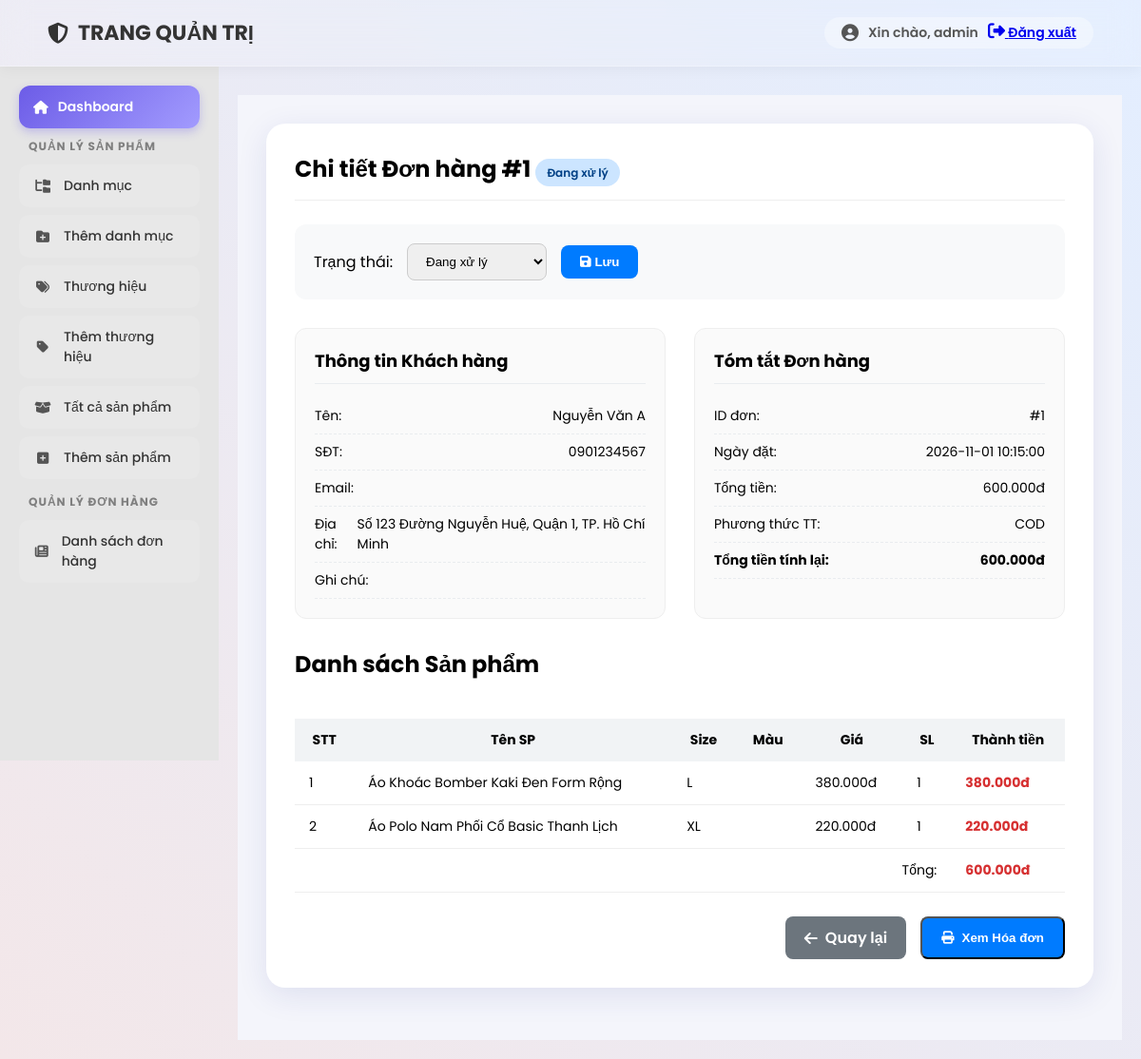
The app's page /5Themen/5Themen-project/admin/order_edit.php?id=1 (signed in) with its own data.
### tables this page shows
CREATE TABLE IF NOT EXISTS `tbl_order` (
  `order_id` int(11) NOT NULL AUTO_INCREMENT,
  `user_id` int(11) NOT NULL DEFAULT 0,
  `fullname` varchar(150) NOT NULL,
  `phone` varchar(20) NOT NULL,
  `address` text NOT NULL,
  `total_price` decimal(12,2) NOT NULL DEFAULT 0.00,
  `payment_method` varchar(50) NOT NULL DEFAULT 'cod',
  `status` varchar(50) NOT NULL DEFAULT 'pending',
  `created_at` datetime NOT NULL DEFAULT CURRENT_TIMESTAMP,
  PRIMARY KEY (`order_id`),
  KEY `idx_order_user` (`user_id`),
  KEY `idx_order_status` (`status`)
);

CREATE TABLE IF NOT EXISTS `tbl_order_detail` (
  `detail_id` int(11) NOT NULL AUTO_INCREMENT,
  `order_id` int(11) NOT NULL,
  `product_id` int(11) NOT NULL,
  `price` decimal(12,2) NOT NULL DEFAULT 0.00,
  `qty` int(11) NOT NULL DEFAULT 1,
  `size` varchar(10) NOT NULL DEFAULT 'L',
  PRIMARY KEY (`detail_id`),
  KEY `fk_detail_order` (`order_id`),
  KEY `fk_detail_product` (`product_id`),
  CONSTRAINT `fk_detail_order` FOREIGN KEY (`order_id`) REFERENCES `tbl_order` (`order_id`) ON DELETE CASCADE,
  CONSTRAINT `fk_detail_product` FOREIGN KEY (`product_id`) REFERENCES `tbl_product` (`product_id`) ON DELETE CASCADE
);

CREATE TABLE IF NOT EXISTS `tbl_product` (
  `product_id` int(11) NOT NULL AUTO_INCREMENT,
  `product_name` varchar(255) NOT NULL,
  `category_id` int(11) NOT NULL,
  `brand_id` int(11) NOT NULL,
  `product_price` decimal(12,2) NOT NULL DEFAULT 0.00,
  `product_sale` decimal(12,2) NOT NULL DEFAULT 0.00,
  `product_desc` text DEFAULT NULL,
  `product_img` varchar(255) DEFAULT NULL,
  PRIMARY KEY (`product_id`),
  KEY `fk_product_category` (`category_id`),
  KEY `fk_product_brand` (`brand_id`),
  CONSTRAINT `fk_product_brand` FOREIGN KEY (`brand_id`) REFERENCES `tbl_brand` (`brand_id`) ON DELETE CASCADE,
  CONSTRAINT `fk_product_category` FOREIGN KEY (`category_id`) REFERENCES `tbl_category` (`category_id`) ON DELETE CASCADE
);

### 5Themen/5Themen-project/admin/class/order_class.php (called while the page is built, shortened)
<?php
require_once __DIR__ . '/../../include/database.php';
class Order
{
    private $conn;
    public function __construct()
    {
        $this->db   = new Database();
        $this->conn = $this->db->link;
    }
    public function getById($orderId)
    {
        $orderId = (int)$orderId;
        $sql = "
            SELECT *
            FROM tbl_order
            WHERE order_id = $orderId
            LIMIT 1
        ";
        $result = $this->conn->query($sql);
        return $result ? $result->fetch_assoc() : null;
    }
    public function getItems($orderId)
    {
        $orderId = (int)$orderId;
        $sql = "
            SELECT
                d.*,
                p.product_name
            FROM tbl_order_detail AS d
            LEFT JOIN tbl_product AS p
                   ON d.product_id = p.product_id
            WHERE d.order_id = $orderId
            ORDER BY d.detail_id ASC
        ";
        return $this->conn->query($sql);
    }
    public function getOrderWithTotal($orderId)
    {
        $order = $this->getById($orderId);
        $orderId = (int)$orderId;
        $items = $this->getItems($orderId);
        $sumSql = "
            SELECT SUM(price * qty) AS calc_total
            FROM tbl_order_detail
            WHERE order_id = $orderId
        ";
        $sumRes = $this->conn->query($sumSql);
        $calcTotal = 0;
        if ($sumRes && $row = $sumRes->fetch_assoc()) {
            $calcTotal = (float)$row['calc_total'];
        }
        $order['calc_total'] = $calcTotal;
        return [$order, $items];
    }
}
?>

### 5Themen/5Themen-project/include/database.php (called while the page is built, shortened)
<?php
class Database {
    private function connectDB() {
        $this->link = new mysqli(DB_HOST, DB_USER, DB_PASS, DB_NAME);
    }
}
?>

### 5Themen/5Themen-project/admin/order_edit.php (the view, shortened to what this page needs)
<?php
include __DIR__ . "/../include/database.php";
require_once __DIR__ . "/header.php";
require_once __DIR__ . "/slider.php";
require_once __DIR__ . "/class/order_class.php";
$orderModel = new Order();
$orderId = isset($_GET['id']) ? (int)$_GET['id'] : 0;
list($order, $items) = $orderModel->getOrderWithTotal($orderId);
$statusList = [
    'pending'    => 'Chờ duyệt',
    'processing' => 'Đang xử lý',
    'shipping'   => 'Đang giao hàng',
    'success'    => 'Hoàn tất',
    'cancelled'  => 'Đã huỷ'
];
$currentStatusCode = strtolower($order['status']);
$currentStatusText = $statusList[$currentStatusCode] ?? $order['status'];
$totalPriceDisplay = number_format((float)($order['total_price'] ?? 0), 0, ',', '.');
$calcTotalDisplay  = number_format((float)($order['calc_total'] ?? 0), 0, ',', '.');
?>
<div class="admin-content-right">
    <div class="table-container">
        <h1 class="page-title">
            Chi tiết Đơn hàng #<?= $orderId; ?>
            <span class="badge-status status-<?= $currentStatusCode; ?>">
                <?= $currentStatusText; ?>
            </span>
        </h1>
        <form method="post" class="status-update-form">
            <label for="status">Trạng thái:</label>
            <select name="status" id="status" class="form-control-status">
                <?php foreach ($statusList as $code => $text): ?>
                    <option value="<?= $code; ?>" <?= $currentStatusCode === $code ? 'selected' : ''; ?>>
                        <?= $text; ?>
                    </option>
                <?php endforeach; ?>
            </select>
            <button type="submit" class="btn-submit"><i class="fa-solid fa-floppy-disk"></i> Lưu</button>
        </form>
        <div class="order-detail-grid">
            <div class="detail-card">
                <h3>Thông tin Khách hàng</h3>
                <div class="detail-item"><span>Tên:</span><span><?= htmlspecialchars($order['fullname']); ?></span></div>
                <div class="detail-item"><span>SĐT:</span><span><?= htmlspecialchars($order['phone']); ?></span></div>
                <div class="detail-item"><span>Email:</span><span><?= htmlspecialchars($order['email']); ?></span></div>
                <div class="detail-item"><span>Địa chỉ:</span><span><?= htmlspecialchars($order['address']); ?></span></div>
                <div class="detail-item"><span>Ghi chú:</span><span><?= htmlspecialchars($order['note'] ?? ''); ?></span></div>
            </div>
            <div class="detail-card">
                <h3>Tóm tắt Đơn hàng</h3>
                <div class="detail-item"><span>ID đơn:</span><span>#<?= $order['order_id']; ?></span></div>
                <div class="detail-item"><span>Ngày đặt:</span><span><?= htmlspecialchars($order['created_at']); ?></span></div>
                <div class="detail-item"><span>Tổng tiền:</span><span><?= $totalPriceDisplay; ?>đ</span></div>
                <div class="detail-item"><span>Phương thức TT:</span><span><?= strtoupper($order['payment_method']); ?></span></div>
                <div class="detail-item" style="font-weight:700;"><span>Tổng tiền tính lại:</span><span><?= $calcTotalDisplay; ?>đ</span></div>
            </div>
        </div>
        <h2 style="margin: 20px 0;">Danh sách Sản phẩm</h2>
        <div style="overflow-x: auto;">
            <table class="data-table-items">
                <thead>
                    <tr>
                        <th>STT</th>
                        <th>Tên SP</th>
                        <th>Size</th>
                        <th>Màu</th>
                        <th>Giá</th>
                        <th>SL</th>
                        <th>Thành tiền</th>
                    </tr>
                </thead>
                <tbody>
                    <?php
                    $i = 1;
                    if ($items && $items->num_rows > 0):
                        while ($row = $items->fetch_assoc()):
                            $sub = (float)$row['price'] * (int)$row['qty'];
                    ?>
                    <tr>
                        <td><?= $i++; ?></td>
                        <td><?= htmlspecialchars($row['product_name']); ?></td>
                        <td><?= htmlspecialchars($row['size']); ?></td>
                        <td><?= htmlspecialchars($row['color']); ?></td>
                        <td><?= number_format($row['price'], 0, ',', '.'); ?>đ</td>
                        <td><?= $row['qty']; ?></td>
                        <td style="font-weight:700;color:#d63031;"><?= number_format($sub, 0, ',', '.'); ?>đ</td>
                    </tr>
                    <?php endwhile; else: ?>
                    <tr><td colspan="7" style="text-align:center;padding:20px;color:#999;">Không có sản phẩm.</td></tr>
                    <?php endif; ?>
                </tbody>
                <tfoot>
                    <tr>
                        <td colspan="6" style="text-align:right;">Tổng:</td>
                        <td style="color:#d63031;font-weight:bold;"><?= $calcTotalDisplay; ?>đ</td>
                    </tr>
                </tfoot>
            </table>
        </div>
        <div class="action-buttons">
            <a href="orders.php" class="btn-action-lg secondary"><i class="fa-solid fa-arrow-left"></i> Quay lại</a>
            <button type="button" class="btn-action-lg invoice" id="btnShowInvoice">
                <i class="fa-solid fa-print"></i> Xem Hóa đơn
            </button>
        </div>
    </div>
</div>

### 5Themen/5Themen-project/admin/header.php (style rules this page uses)
:root { --header-height: 70px; }
* { margin: 0; padding: 0; box-sizing: border-box; }
body { font-family: "Poppins", sans-serif; background: linear-gradient(45deg, #f3e7e9 0%, #e3eeff 100%); min-height: 100vh; padding-top: var(--header-height); }

### 5Themen/5Themen-project/admin/order_edit.php (style rules this page uses)
.admin-content-right { margin-left: 230px; flex: 1; padding: 30px; background-color: #f4f5fb; min-height: 100vh; }
.table-container { background: #fff; padding: 30px; border-radius: 20px; box-shadow: 0 8px 32px rgba(31, 38, 135, 0.1); margin-bottom: 25px; }
.page-title { font-size: 24px; font-weight: 700; margin-bottom: 25px; border-bottom: 1px solid #eee; padding-bottom: 15px; }
.status-update-form { display: flex; align-items: center; gap: 15px; padding: 20px; background: #f8f9fa; border-radius: 12px; margin-bottom: 30px; }
.form-control-status { padding: 10px 15px; border-radius: 8px; border: 1px solid #ccc; }
.btn-submit { background: #007bff; color: #fff; border: none; padding: 10px 20px; border-radius: 8px; font-weight: 600; cursor: pointer; }
.badge-status { padding: 6px 12px; border-radius: 30px; font-size: 12px; font-weight: 600; }
.status-processing { background: #cce5ff; color: #004085; }
.order-detail-grid { display: grid; grid-template-columns: 1fr 1fr; gap: 30px; margin-bottom: 30px; }
.detail-card { padding: 20px; background: #fafafa; border-radius: 12px; border: 1px solid #eee; }
.detail-card h3 { font-size: 18px; margin-bottom: 15px; padding-bottom: 10px; border-bottom: 1px solid #e9ecef; }
.detail-item { display: flex; justify-content: space-between; padding: 8px 0; border-bottom: 1px dashed #e9ecef; font-size: 14px; }
table.data-table-items { width: 100%; border-collapse: collapse; margin-top: 20px; font-size: 14px; }
table.data-table-items th { background: #f1f3f5; font-weight: 700; padding: 12px 15px; }
table.data-table-items td { padding: 12px 15px; border-bottom: 1px solid #eee; }
.action-buttons { display: flex; gap: 15px; justify-content: flex-end; margin-top: 25px; }
.btn-action-lg { padding: 10px 20px; border-radius: 8px; text-decoration: none; font-weight: 600; display: inline-flex; align-items: center; gap: 8px; }
.btn-action-lg.secondary { background: #6c757d; color: #fff; }
.btn-action-lg.invoice { background: #007bff; color: #fff; }

### records on screen
tbl_order: status "Đang xử lý", fullname "Nguyễn Văn A", phone "0901234567", address "Số 123 Đường Nguyễn Huệ, Quận 1, TP. Hồ Chí Minh", order_id "1", created_at "2026-11-01 10:15:00", total_price "600.000", payment_method "COD"
tbl_order_detail: product.product_name "Áo Khoác Bomber Kaki Đen Form Rộng", size "L", price "380.000", qty "1", sub "380.000"
tbl_order_detail: product.product_name "Áo Polo Nam Phối Cổ Basic Thanh Lịch", size "XL", price "220.000", qty "1", sub "220.000"

### other values on screen
$adminDisplayName "admin"
$orderId "1"
$calcTotalDisplay "600.000"
